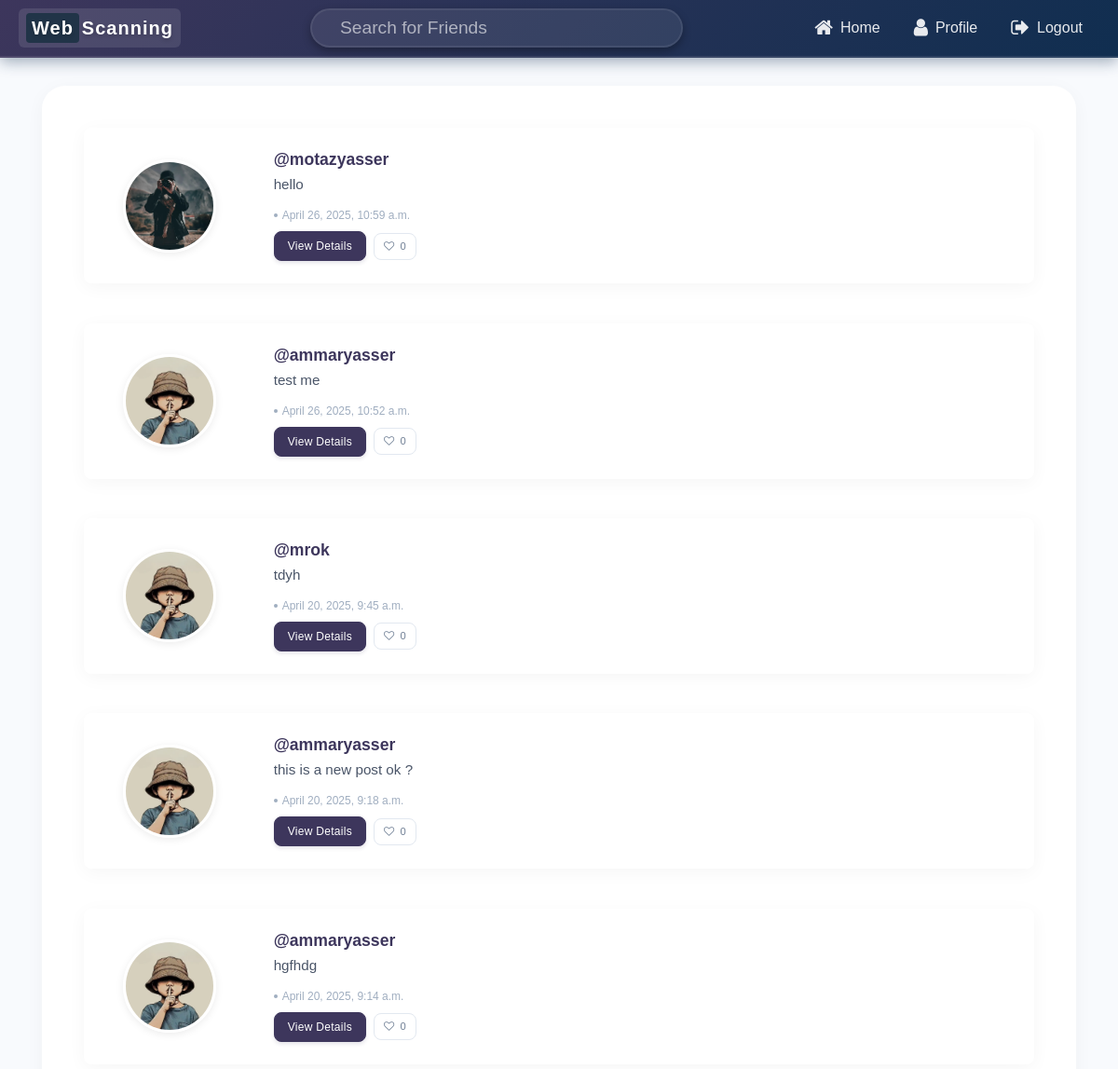
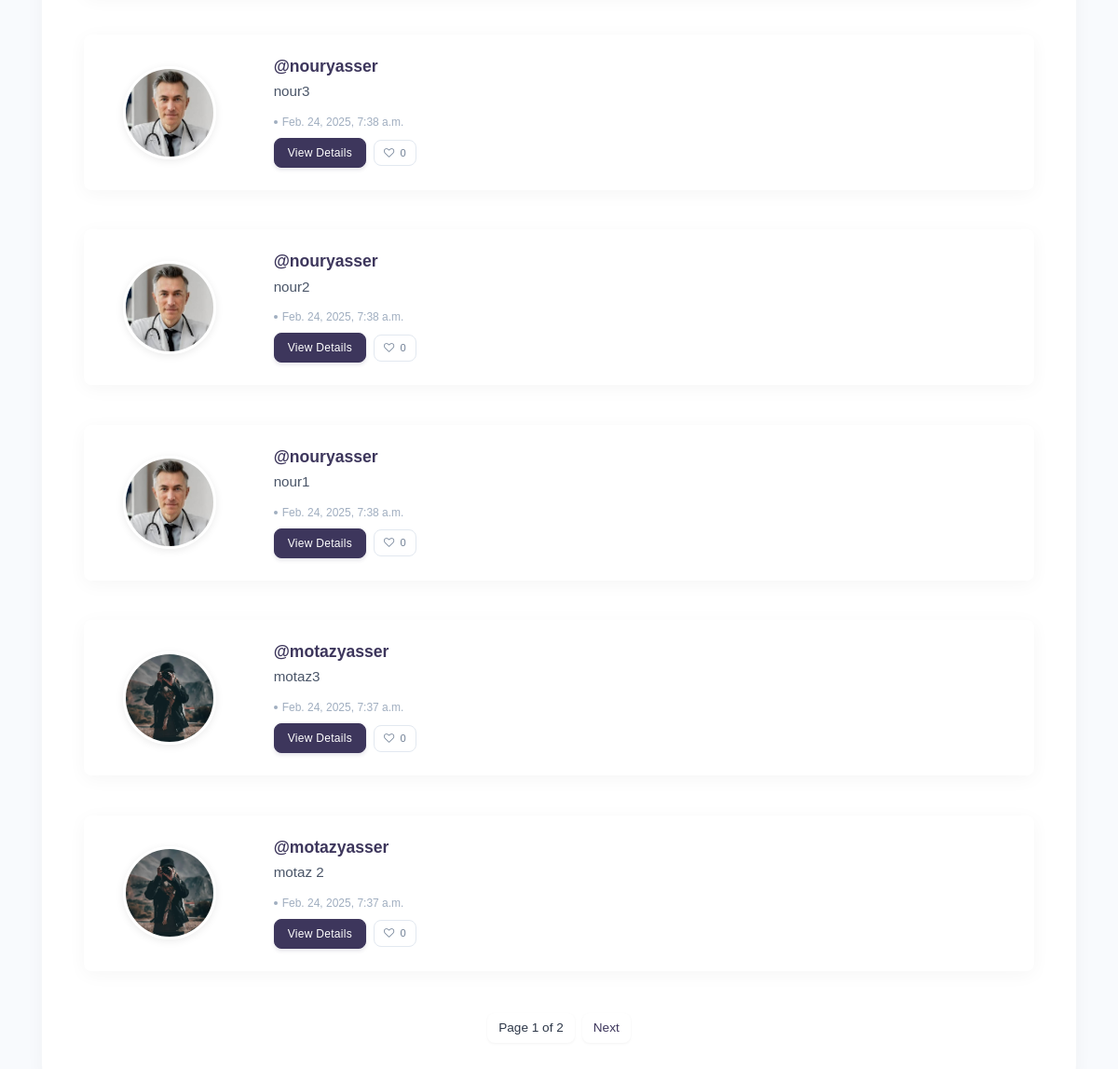
The app's page /home/ (signed in), older data (2 pictures, top to bottom).
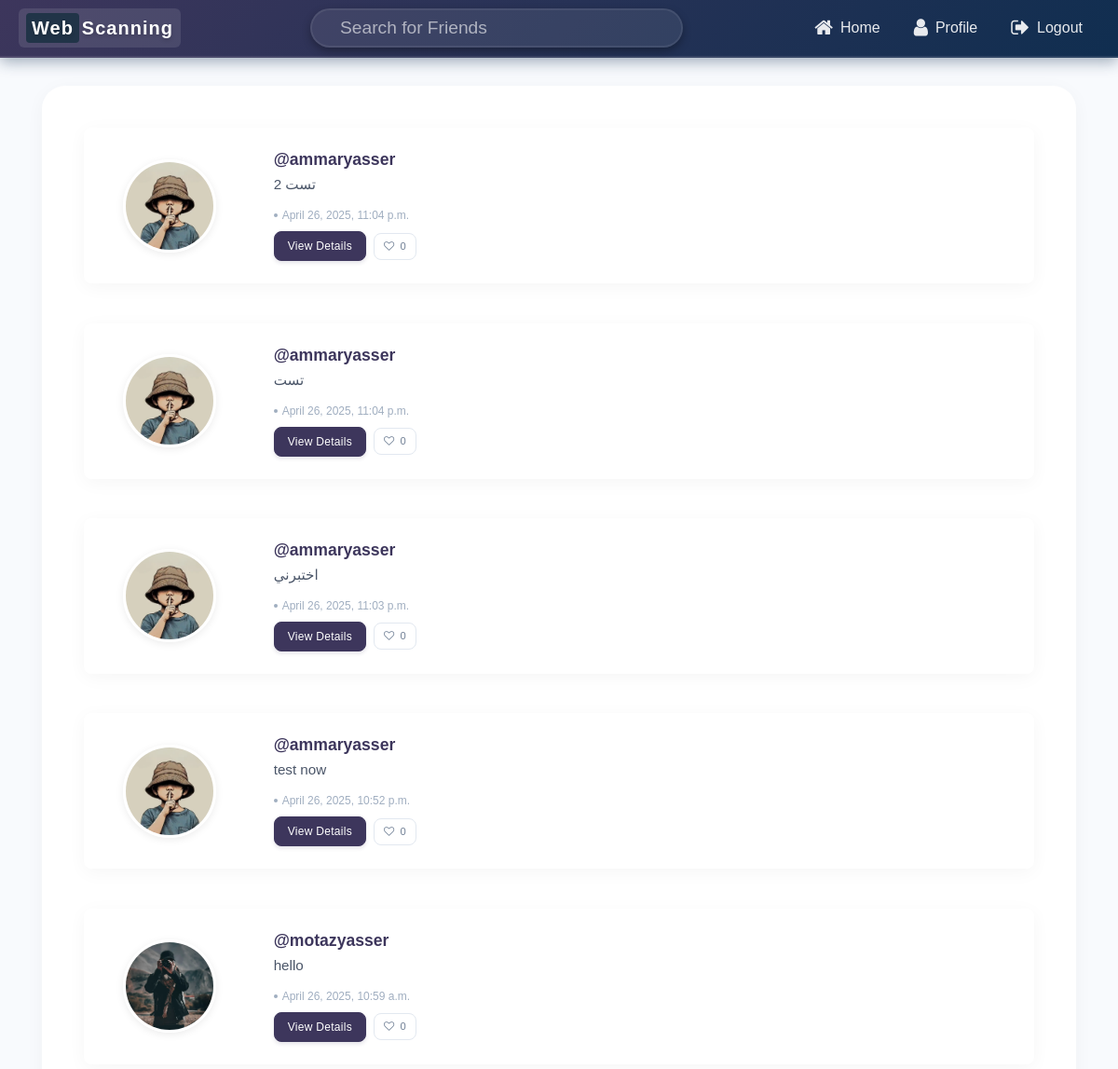
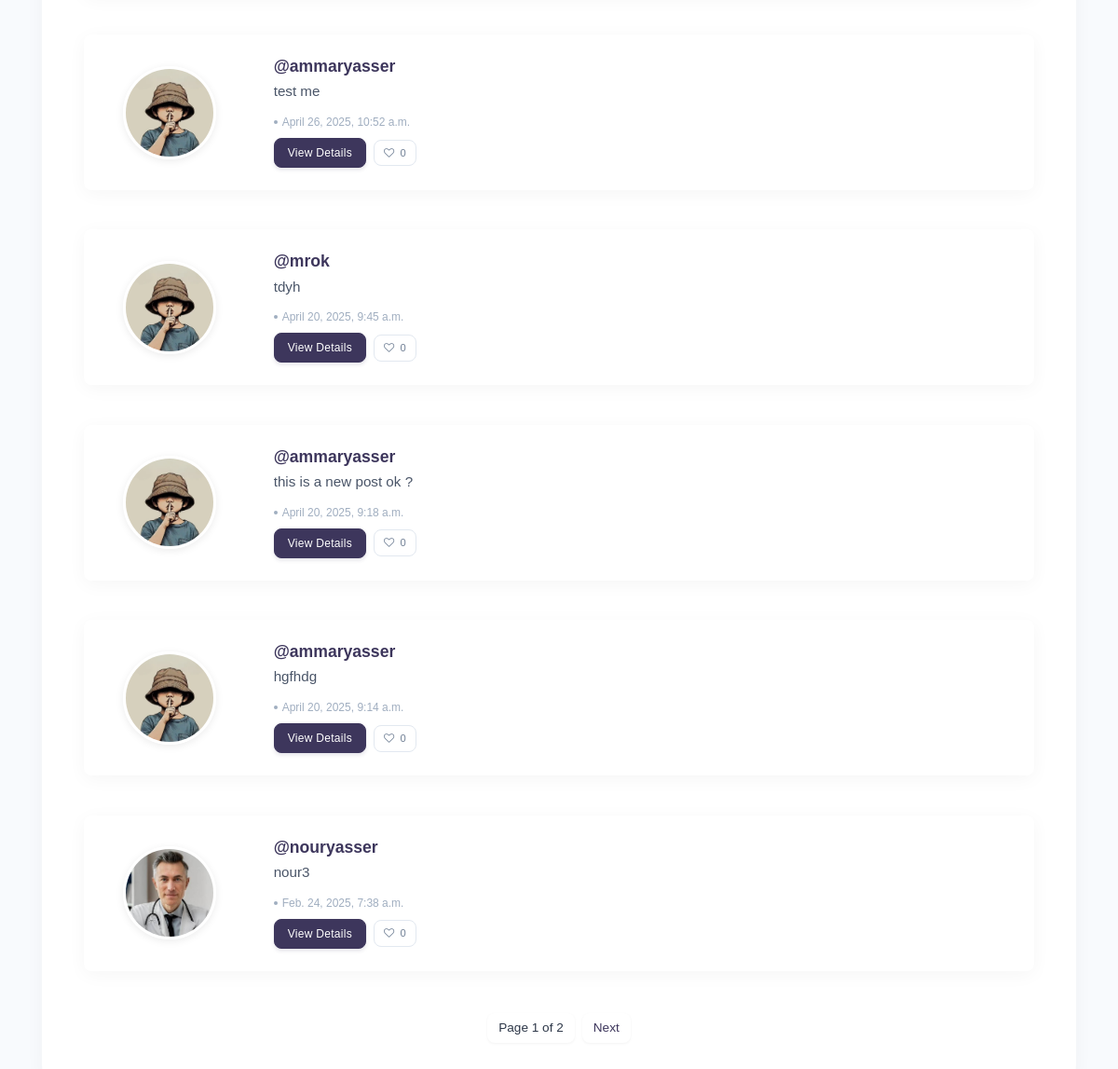
The same page, newer data (2 pictures, top to bottom).
### core/models.py (models this page shows, shortened)
class Post(models.Model):
    user = models.ForeignKey(User, on_delete=models.CASCADE)
    caption = models.TextField(max_length=800 , null=False)
    date = models.DateTimeField(auto_now_add=True)
    target_url = models.URLField(default="https://example.com")
    description = models.TextField(blank=True, null=True)

class User(AbstractUser):
    profile_pic = models.ImageField(default='profile_pics/default.jpg',upload_to='profile_pics')
    bio = models.TextField(null = True ,max_length=500,blank=True,default='')
    def get_followings(self):
        followings = Friends.objects.filter(user_A = self)
        temp = []
        for item in followings:
            temp.append(item.user_B.id)
        return temp

### core/views.py (the view)
# urls.py: path('home/', HomePage.as_view(), name='home_page'),
@method_decorator(login_required(login_url='login_page'), name='dispatch')
class HomePage(ListView):
    model = Post
    template_name = 'home_page.html'
    paginate_by = 10
    def get_queryset(self):
        followings = self.request.user.get_followings()
        return Post.objects.filter(user_id__in = followings ).order_by('-date')

### Templates/home_page.html (shortened to what this page needs)
{%  extends 'base.html' %}
{% load crispy_forms_tags %}
{% load static %}
{% block extra_css %}
<link rel="stylesheet" href="{% static 'css/home.css' %}">
{% endblock %}
{% block navbar %}
{%  include 'navbar.html' %}
{% endblock navbar %}
{% block content %}
<div class="row" style="margin-top:2%;">
    <div class="col" >
        <div class="card card-body"style="border-radius:25px;">
            {% for post in object_list %}
            <div class="card" style="margin: 2%;">
                <div class="card-body row">
                    <div class="col-md-2">
                        <img src="{{post.user.profile_pic.url}}" style="max-width:100px; max-height:100px;">
                    </div>
                    <div class="col-md-10">
                        <a href="/user/{{post.user.username}}" class="card-link"><h4>@{{post.user.username}}</h4></a>
                        <p class="card-text">{{post.caption}}</p>
                        <a href="#" class="card-link">{{post.date}}</a>
                        <a href="{% url 'post_brief' post.id %}" class="btn btn-info btn-sm">View Details</a>
                    </div>
                </div>
            </div>
            {% endfor %}
            {%  include 'pagination.html' %}
        </div>
        <br>
    </div>
</div>
{% endblock content %}

### Templates/base.html (shortened to what this page needs)
<!DOCTYPE html>
<html>
<head>
    {% load static %}
    <link rel="stylesheet" href="https://cdn.jsdelivr.net/npm/bootstrap@4.5.3/dist/css/bootstrap.min.css">
    <link rel="stylesheet" href="https://cdnjs.cloudflare.com/ajax/libs/font-awesome/4.7.0/css/font-awesome.min.css">
    {% block extra_css %}
    {% endblock %}
</head>
<body>
{% block navbar %}
{% endblock navbar %}
<div class="container">
    {% block content %}
    {% endblock %}
</div>
</body>
</html>

### Templates/navbar.html (shortened to what this page needs)
{% load static %}
{% block extra_css %}
<link rel="stylesheet" href="{% static 'css/navbar.css' %}">
{% endblock %}
<nav class="navbar navbar-expand-lg navbar-dark" style="background: linear-gradient(135deg, #3D365C 0%, #102E50 100%); box-shadow: 0 4px 15px rgba(16, 46, 80, 0.4); padding: 8px 20px; border-bottom: 2px solid rgba(255, 255, 255, 0.1);">
    <div class="collapse navbar-collapse" id="navbarToggler">
        <a class="navbar-brand" href="{% url 'home_page' %}" style="font-weight: 700; letter-spacing: 1px; color: #ffffff !important; text-shadow: 0 2px 4px rgba(0,0,0,0.2); padding: 5px 8px; background: rgba(255, 255, 255, 0.1); border-radius: 6px; display: flex; align-items: center;">
            <span style="background: #213448; padding: 1px 6px; border-radius: 4px; margin-right: 3px;">Web</span> Scanning
        </a>
        <form class="form-inline my-2 my-lg-0" method="get" action="{% url 'search_page' %}" style="display: flex; align-items: center; justify-content: center; width: 100%; transform: translateX(0); transition: transform 0.3s ease;">
            <div style="position: relative; width: 400px;">
                <input class="form-control mr-sm-2" type="search" name="search-term" placeholder="Search for Friends" aria-label="Search" style="background-color: rgba(255, 255, 255, 0.08); border: 2px solid rgba(255, 255, 255, 0.15); border-radius: 50px; color: white; padding: 12px 30px; width: 100%; transition: all 0.3s ease; font-size: 1.2rem; font-family: 'Poppins', sans-serif; outline: none; box-shadow: 0 4px 10px rgba(0,0,0,0.3);">
            </div>
        </form>
        <ul class="navbar-nav ml-auto" style="display: flex; margin-left: auto;">
            <li class="nav-item" style="margin: 0 10px;">
                <a class="nav-link" href="{% url 'home_page' %}" style="font-size: 1rem; display: flex; align-items: center;">
                    <i class="fa fa-home fa-lg" style="margin-right: 8px;"></i> Home
                </a>
            </li>
            <li class="nav-item" style="margin: 0 10px;">
                <a class="nav-link" href="{% url 'profile_page' %}" style="font-size: 1rem; display: flex; align-items: center;">
                    <i class="fa fa-user fa-lg" style="margin-right: 8px;"></i> Profile
                </a>
            </li>
            <li class="nav-item" style="margin: 0 10px;">
                <a class="nav-link" href="{% url 'logout_page' %}" style="font-size: 1rem; display: flex; align-items: center;">
                    <i class="fa fa-sign-out fa-lg" style="margin-right: 8px;"></i> Logout
                </a>
            </li>
        </ul>
    </div>
</nav>
{% block extra_js %}
<link rel="stylesheet" href="{% static 'css/navbar.js' %}">
{% endblock %}

### Templates/pagination.html (shortened to what this page needs)
{% if is_paginated %}
<ul class="pagination" >
    <li class="">
        <span> Page  {{ page_obj.number }} of {{ page_obj.paginator.num_pages }} </span>
    </li>
    {% if page_obj.has_next %}
    <li>
        <span><a href="?page={{ page_obj.next_page_number }}"> Next </a></span>
    </li>
    {% endif %}
</ul>
{% endif %}

### static/css/home.css (style rules this page uses)
body { font-family: 'Poppins', sans-serif; background-color: #f8fafd; color: #2d3748; }
.row { margin-top: 30px !important; }
.card { border: none; border-radius: 8px; box-shadow: 0 4px 20px rgba(0, 0, 0, 0.04); transition: all 0.3s cubic-bezier(0.25, 0.8, 0.25, 1); margin-bottom: 16px; overflow: hidden; background-color: white; }
.card-body { padding: 1.25rem; }
.card-body.row { margin-top: 0 !important; margin-left: 0 !important; margin-right: 0 !important; align-items: center; }
.col .card-body { background: #ffffff; border-radius: 16px; padding: 1.5rem; }
.col-md-2 img { width: 120px; height: 120px; object-fit: cover; border-radius: 100%; border: 3px solid #fff; box-shadow: 0 2px 8px rgba(0, 0, 0, 0.08); transition: all 0.3s ease; }
.card-link h4 { color: #3D365C; font-weight: 600; font-size: 1.1rem; margin-bottom: 5px; transition: color 0.2s ease; }
.card-link { text-decoration: none !important; }
.card-text { font-size: 0.95rem; line-height: 1.5; color: #4a5568; margin-bottom: 12px; word-break: break-word; }
.card-link { color: #a0aec0; font-size: 0.75rem; margin-right: 12px; }
.btn-info { background-color: #3D365C; border-color: #3D365C; color: white; border-radius: 8px; padding: 6px 14px; font-size: 0.75rem; font-weight: 500; transition: all 0.2s ease; box-shadow: 0 2px 4px rgba(61, 54, 92, 0.15); letter-spacing: 0.3px; }
.pagination { display: flex; justify-content: center; margin-top: 24px; margin-bottom: 24px; }
.pagination li { list-style: none; margin: 0 4px; }
.pagination li span { padding: 6px 12px; background-color: #fff; border-radius: 8px; font-size: 0.85rem; box-shadow: 0 1px 3px rgba(0, 0, 0, 0.05); display: inline-block; transition: all 0.2s ease; }
.pagination li span a { color: #3D365C; text-decoration: none; font-weight: 500; }
.card:not(.card-body) { border-left: 3px solid transparent; transition: border-left 0.3s ease; }
.card { animation: fadeInUp 0.5s ease forwards; opacity: 0; }
.card:nth-child(2) { animation-delay: 0.08s; }
.card:nth-child(3) { animation-delay: 0.16s; }
.card:nth-child(4) { animation-delay: 0.24s; }
.card:nth-child(5) { animation-delay: 0.32s; }
.card:nth-child(6) { animation-delay: 0.40s; }
.col-md-10 { display: flex; flex-direction: column; }

### static/css/navbar.css (style rules this page uses)
.navbar-brand { transition: all 0.3s ease; }
.navbar-nav .nav-link { color: rgba(255, 255, 255, 0.9) !important; font-weight: 500; padding: 10px 16px; transition: all 0.3s ease; position: relative; background: none; border: none; }
.navbar-nav .nav-link::after { content: ''; position: absolute; width: 0%; height: 2px; bottom: 4px; left: 50%; background-color: #ffffff; transition: all 0.3s ease; transform: translateX(-50%); }
.form-control::placeholder { color: rgba(255, 255, 255, 0.6); }

Row changes from the older to the newer data that the page shows:
no longer on this page (row unchanged): Post: user.profile_pic (picture), user.username "nouryasser", caption "nour2", date "Feb. 24, 2025, 7:38 a.m."
no longer on this page (row unchanged): Post: user.profile_pic (picture), user.username "nouryasser", caption "nour1", date "Feb. 24, 2025, 7:38 a.m."
no longer on this page (row unchanged): Post: user.profile_pic (picture), user.username "motazyasser", caption "motaz3", date "Feb. 24, 2025, 7:37 a.m."
no longer on this page (row unchanged): Post: user.profile_pic (picture), user.username "motazyasser", caption "motaz 2", date "Feb. 24, 2025, 7:37 a.m."
added Post: user.profile_pic (picture), user.username "ammaryasser", caption "تست 2", date "April 26, 2025, 11:04 p.m."
added Post: user.profile_pic (picture), user.username "ammaryasser", caption "تست", date "April 26, 2025, 11:04 p.m."
added Post: user.profile_pic (picture), user.username "ammaryasser", caption "اختبرني", date "April 26, 2025, 11:03 p.m."
added Post: user.profile_pic (picture), user.username "ammaryasser", caption "test now", date "April 26, 2025, 10:52 p.m."
